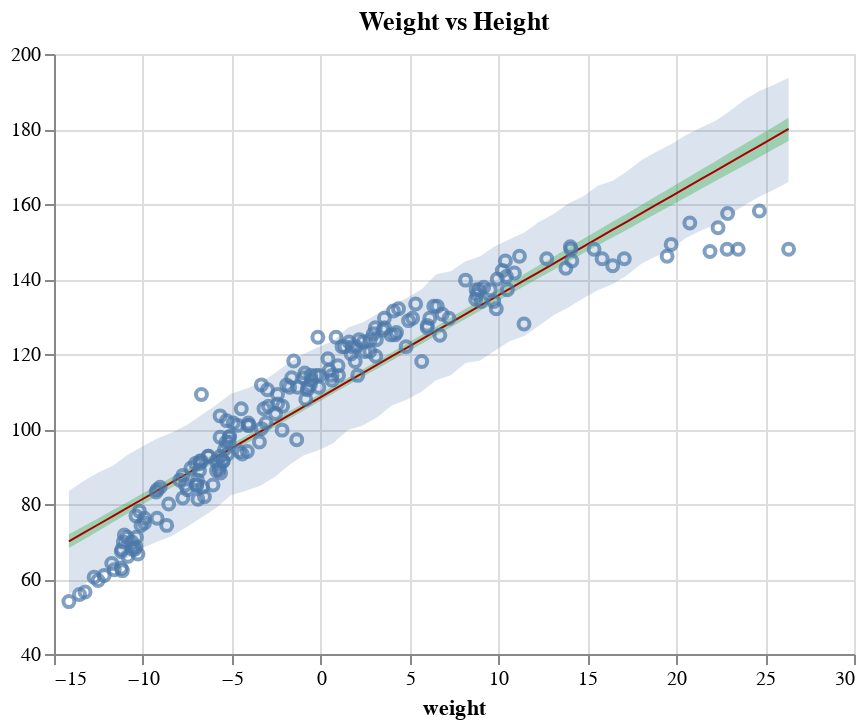

The code cell stored with this chart in its notebook:
### Code cell
compatibility_band = (
    alt.Chart(df)
    .encode(alt.X("weight"))
    .mark_area(opacity=0.3, color="#00AA00")
    .encode(alt.Y("mu_high", axis=alt.Axis(title=None)), alt.Y2("mu_low"))
)

prediction_band = (
    alt.Chart(df)
    .encode(alt.X("weight"))
    .mark_area(opacity=0.2)
    .encode(alt.Y("h_high"), alt.Y2("h_low"))
)

map_line = (
    alt.Chart(df)
    .mark_line(color="#AA0000", strokeWidth=1)
    .encode(x="weight", y="h_map")
)

# alt.layer(compatibility_band, prediction_band, data_chart)
compatibility_band + prediction_band + map_line + data_chart

### Figure 1 — Vega-Lite specification as saved in the notebook (floating-point values rounded to 4 significant figures; data arrays with more than 128 entries replaced by an {"elided": "..."} marker saying what was removed)
{"$schema": "https://vega.github.io/schema/vega-lite/v4.17.0.json", "config": {"view": {"continuousHeight": 300, "continuousWidth": 400}}, "data": {"name": "data-ed658ebecda5fc29b23bbc81df856024"}, "datasets": {"data-454c572b38d7c63e80695f5cf45ae9c9": {"elided": "192 records"}, "data-ed658ebecda5fc29b23bbc81df856024": [{"h_high": 83.49, "h_low": 55.96, "h_map": 70.05, "mu_high": 71.96, "mu_low": 68.26, "weight": -14.16}, {"h_high": 86.12, "h_low": 58.57, "h_map": 72.29, "mu_high": 74.05, "mu_low": 70.49, "weight": -13.34}, {"h_high": 88.37, "h_low": 60.83, "h_map": 74.53, "mu_high": 76.21, "mu_low": 72.81, "weight": -12.51}, {"h_high": 90.21, "h_low": 62.57, "h_map": 76.78, "mu_high": 78.37, "mu_low": 75.12, "weight": -11.68}, {"h_high": 93.13, "h_low": 65.57, "h_map": 79.02, "mu_high": 80.56, "mu_low": 77.46, "weight": -10.86}, {"h_high": 95.35, "h_low": 68.27, "h_map": 81.27, "mu_high": 82.78, "mu_low": 79.82, "weight": -10.03}, {"h_high": 97.47, "h_low": 69.94, "h_map": 83.51, "mu_high": 84.94, "mu_low": 82.11, "weight": -9.205}, {"h_high": 99.03, "h_low": 71.44, "h_map": 85.75, "mu_high": 87.1, "mu_low": 84.39, "weight": -8.378}, {"h_high": 101.0, "h_low": 73.8, "h_map": 88.0, "mu_high": 89.22, "mu_low": 86.62, "weight": -7.552}, {"h_high": 103.7, "h_low": 76.32, "h_map": 90.24, "mu_high": 91.4, "mu_low": 88.91, "weight": -6.726}, {"h_high": 106.3, "h_low": 78.88, "h_map": 92.49, "mu_high": 93.63, "mu_low": 91.25, "weight": -5.9}, {"h_high": 109.3, "h_low": 82.26, "h_map": 94.73, "mu_high": 95.8, "mu_low": 93.51, "weight": -5.074}, {"h_high": 110.6, "h_low": 83.45, "h_map": 96.97, "mu_high": 98.08, "mu_low": 95.86, "weight": -4.248}, {"h_high": 112.2, "h_low": 84.82, "h_map": 99.22, "mu_high": 100.3, "mu_low": 98.15, "weight": -3.421}, {"h_high": 114.9, "h_low": 87.16, "h_map": 101.5, "mu_high": 102.5, "mu_low": 100.4, "weight": -2.595}, {"h_high": 117.7, "h_low": 90.43, "h_map": 103.7, "mu_high": 104.8, "mu_low": 102.7, "weight": -1.769}, {"h_high": 120.1, "h_low": 92.97, "h_map": 106.0, "mu_high": 107.0, "mu_low": 105.0, "weight": -0.9428}, {"h_high": 121.9, "h_low": 94.36, "h_map": 108.2, "mu_high": 109.2, "mu_low": 107.2, "weight": -0.1166}, {"h_high": 123.6, "h_low": 96.17, "h_map": 110.4, "mu_high": 111.5, "mu_low": 109.5, "weight": 0.7096}, {"h_high": 127.1, "h_low": 99.74, "h_map": 112.7, "mu_high": 113.7, "mu_low": 111.7, "weight": 1.536}, {"h_high": 128.4, "h_low": 100.9, "h_map": 114.9, "mu_high": 116.0, "mu_low": 113.9, "weight": 2.362}, {"h_high": 130.7, "h_low": 103.1, "h_map": 117.2, "mu_high": 118.2, "mu_low": 116.1, "weight": 3.188}, {"h_high": 133.1, "h_low": 106.4, "h_map": 119.4, "mu_high": 120.5, "mu_low": 118.3, "weight": 4.014}, {"h_high": 134.9, "h_low": 107.8, "h_map": 121.7, "mu_high": 122.8, "mu_low": 120.5, "weight": 4.84}, {"h_high": 137.2, "h_low": 110.0, "h_map": 123.9, "mu_high": 125.1, "mu_low": 122.7, "weight": 5.667}, {"h_high": 141.3, "h_low": 113.0, "h_map": 126.1, "mu_high": 127.4, "mu_low": 124.9, "weight": 6.493}, {"h_high": 142.1, "h_low": 114.4, "h_map": 128.4, "mu_high": 129.7, "mu_low": 127.1, "weight": 7.319}, {"h_high": 144.7, "h_low": 117.6, "h_map": 130.6, "mu_high": 132.1, "mu_low": 129.3, "weight": 8.145}, {"h_high": 146.0, "h_low": 118.3, "h_map": 132.9, "mu_high": 134.3, "mu_low": 131.5, "weight": 8.971}, {"h_high": 148.7, "h_low": 120.9, "h_map": 135.1, "mu_high": 136.6, "mu_low": 133.7, "weight": 9.798}, {"h_high": 150.6, "h_low": 123.4, "h_map": 137.4, "mu_high": 139.0, "mu_low": 135.9, "weight": 10.62}, {"h_high": 152.4, "h_low": 124.8, "h_map": 139.6, "mu_high": 141.3, "mu_low": 138.1, "weight": 11.45}, {"h_high": 155.2, "h_low": 127.5, "h_map": 141.9, "mu_high": 143.6, "mu_low": 140.2, "weight": 12.28}, {"h_high": 157.3, "h_low": 130.3, "h_map": 144.1, "mu_high": 145.9, "mu_low": 142.4, "weight": 13.1}, {"h_high": 160.1, "h_low": 132.4, "h_map": 146.3, "mu_high": 148.3, "mu_low": 144.6, "weight": 13.93}, {"h_high": 162.0, "h_low": 134.8, "h_map": 148.6, "mu_high": 150.7, "mu_low": 146.8, "weight": 14.75}, {"h_high": 164.8, "h_low": 137.0, "h_map": 150.8, "mu_high": 152.9, "mu_low": 148.9, "weight": 15.58}, {"h_high": 166.1, "h_low": 138.6, "h_map": 153.1, "mu_high": 155.3, "mu_low": 151.1, "weight": 16.41}, {"h_high": 168.7, "h_low": 141.0, "h_map": 155.3, "mu_high": 157.5, "mu_low": 153.1, "weight": 17.23}, {"h_high": 171.8, "h_low": 144.1, "h_map": 157.6, "mu_high": 159.8, "mu_low": 155.3, "weight": 18.06}, {"h_high": 173.9, "h_low": 146.1, "h_map": 159.8, "mu_high": 162.2, "mu_low": 157.5, "weight": 18.89}, {"h_high": 175.9, "h_low": 147.9, "h_map": 162.1, "mu_high": 164.4, "mu_low": 159.6, "weight": 19.71}, {"h_high": 178.3, "h_low": 150.9, "h_map": 164.3, "mu_high": 166.7, "mu_low": 161.7, "weight": 20.54}, {"h_high": 180.3, "h_low": 152.9, "h_map": 166.5, "mu_high": 169.1, "mu_low": 163.9, "weight": 21.36}, {"h_high": 182.1, "h_low": 154.5, "h_map": 168.8, "mu_high": 171.4, "mu_low": 166.0, "weight": 22.19}, {"h_high": 184.8, "h_low": 157.2, "h_map": 171.0, "mu_high": 173.7, "mu_low": 168.2, "weight": 23.02}, {"h_high": 187.8, "h_low": 159.7, "h_map": 173.3, "mu_high": 176.0, "mu_low": 170.4, "weight": 23.84}, {"h_high": 190.1, "h_low": 161.9, "h_map": 175.5, "mu_high": 178.3, "mu_low": 172.5, "weight": 24.67}, {"h_high": 191.8, "h_low": 163.8, "h_map": 177.8, "mu_high": 180.7, "mu_low": 174.6, "weight": 25.5}, {"h_high": 193.7, "h_low": 165.8, "h_map": 180.0, "mu_high": 183.0, "mu_low": 176.8, "weight": 26.32}]}, "layer": [{"encoding": {"x": {"field": "weight", "type": "quantitative"}, "y": {"axis": {"title": null}, "field": "mu_high", "type": "quantitative"}, "y2": {"field": "mu_low"}}, "mark": {"color": "#00AA00", "opacity": 0.3, "type": "area"}}, {"encoding": {"x": {"field": "weight", "type": "quantitative"}, "y": {"field": "h_high", "type": "quantitative"}, "y2": {"field": "h_low"}}, "mark": {"opacity": 0.2, "type": "area"}}, {"encoding": {"x": {"field": "weight", "type": "quantitative"}, "y": {"field": "h_map", "type": "quantitative"}}, "mark": {"color": "#AA0000", "strokeWidth": 1, "type": "line"}}, {"data": {"name": "data-454c572b38d7c63e80695f5cf45ae9c9"}, "encoding": {"x": {"field": "weight", "scale": {"zero": false}, "type": "quantitative"}, "y": {"field": "height", "scale": {"zero": false}, "type": "quantitative"}}, "mark": "point", "title": "Weight vs Height"}]}
